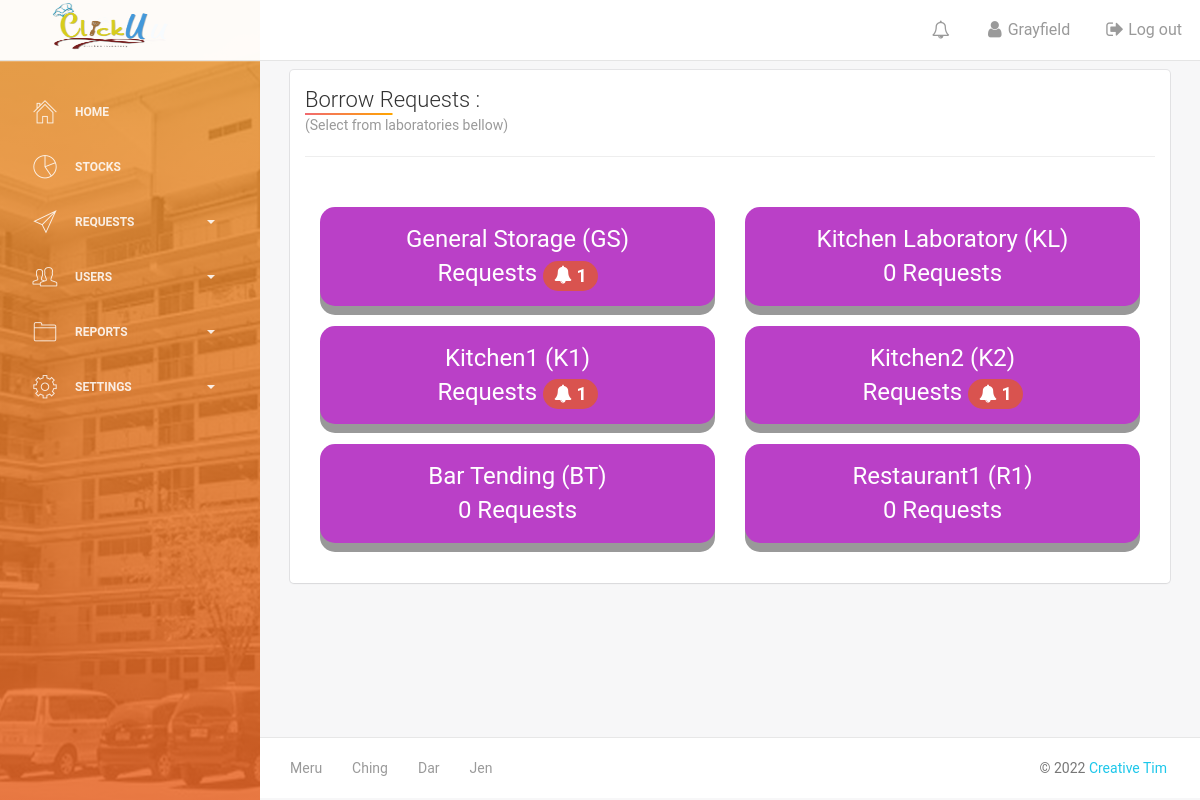
The app's page /borrow_request_options.php (signed in), older data.
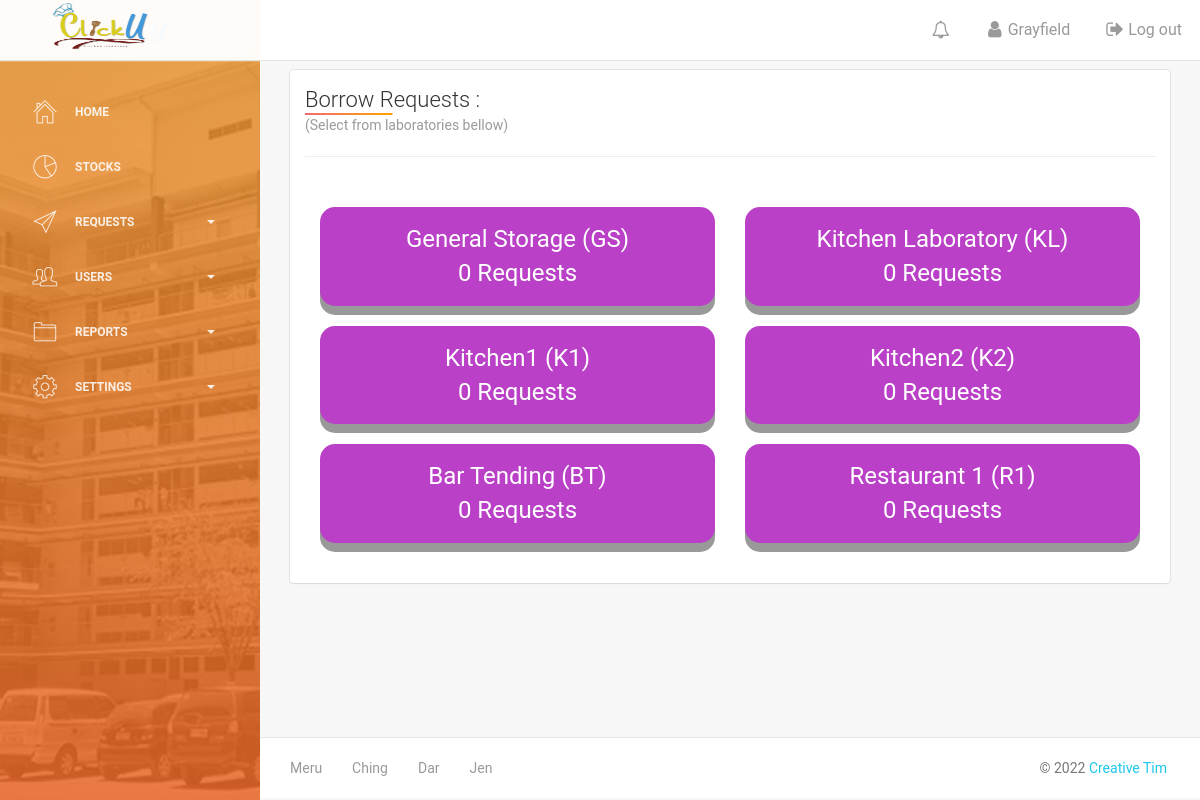
The same page, newer data.
### tables this page shows
CREATE TABLE `storage` (
  `storage_id` int(100) NOT NULL,
  `storage_name` varchar(50) NOT NULL,
  `initials` varchar(50) NOT NULL
);

### borrow_request_options.php (the view, shortened to what this page needs)
<?php include('header.php'); ?>
<br><br>
<div class="content">
    <div class="container-fluid">
        <div class="row">
            <div class="col-md-12">
                <div class="card">
                    <div class="header">
                        <h4 class="title bol">Borrow Requests : </h4>
                        <p class="category">(Select from laboratories bellow)</p>
                        <hr>
                    </div>
                    <div class="content">
                      <div class="content">
                        <div class="row">
                      <?php
                     $storage_display = mysqli_query($dbcon,"SELECT * FROM storage ")
                       ?>
                       <?php
                     while($row = mysqli_fetch_array($storage_display)) {
                       $stID = $row['storage_id'];
                       $pending="SELECT count(borrower_slip_id) as pending From borrower_slip where storage_id = $stID AND status <= 1";
                          $res=mysqli_query($dbcon,$pending);
                          $val=mysqli_fetch_assoc($res);
                      ?>
                <?php if ($val['pending']>=1){
                   ?>
                   <a href="server.php?action=selectStorageForStaff&id=<?php echo $row['storage_id']; ?>"  style="color:white;">
                   <div class="col-md-6">
                     <div class="button">
                <?php echo $row['storage_name']; ?> (<?php echo $row['initials']; ?>)
                <br>
              <span>Requests</span>
                   <span class="label label-pill label-danger count blink"style="border-radius:20px;"> <i class="fa fa-bell fa-ring"></i>  <?php echo $val['pending']; ?> </span>
                 </div><br>
               </div>
               </a>
                   <?php
                } else {
                  ?>
                 <a href="server.php?action=selectStorageForStaff&id=<?php echo $row['storage_id']; ?>"  style="color:white;">
                  <div class="col-md-6">
                    <div class="button">
                  <?php echo $row['storage_name']; ?> (<?php echo $row['initials']; ?>)
                  <br>
                  <span> 0 Requests </span>
                </div><br>
              </div>
              </a>
                  <?php
                }?>
      <?php } ?>
    </div>
  </div>
</div>
  </div>
    </div>
      </div>
        </div>
          </div>
<?php include('footer.php') ?>

### header.php (shortened to what this page needs)
<?php require('server.php');  $currURL = basename($_SERVER['REQUEST_URI']); ?>
<?php include('functions.php'); ?>
<!doctype html>
<html lang="en">
<head>
    <link href="assets/css/style.css" rel="stylesheet" />
    <link href="assets/css/bootstrap.min.css" rel="stylesheet" />
    <link href="assets/css/animate.min.css" rel="stylesheet"/>
    <link href="assets/css/light-bootstrap-dashboard.css?v=1.4.0" rel="stylesheet"/>
    <link href="assets/css/font-awesome.min.css" rel="stylesheet">
  <link href="http://maxcdn.bootstrapcdn.com/font-awesome/4.2.0/css/font-awesome.min.css" rel="stylesheet">
    <link href="assets/css/pe-icon-7-stroke.css" rel="stylesheet" />
	<link rel="stylesheet" href="http://code.jquery.com/ui/1.9.1/themes/base/jquery-ui.css" />
</head>
<body onload = "setTimeout(checkCookie,1000);">
<?php
	 $id = $_SESSION['user']['user_id'];
	 $result = "SELECT
									a.user_id,a.fname,
									b.user_id,b.account_type_id
								 FROM users a
								 LEFT JOIN user_settings b on a.user_id = b.user_id
								 where b.user_id = '$id'";
		$check = mysqli_query($dbcon,$result);
		$rows = mysqli_fetch_array($check);
 ?>
 <?php
 if ($rows['account_type_id']<=2) { ?>
	 <div class="wrapper" class="active" >
	     <div class="sidebar" data-color="orange" data-image="assets/img/uc.jpg">
	     	<div class="sidebar-wrapper">
	             <div class="logo">
	                 <a href="#" class="simple-text">
	                 </a>
	             </div>
	             <ul class="nav">
	 							<li class="<?php echo $currURL =='dean_home.php' ? "active" : ""; ?>">
	 								 <a href="dean_home.php"class=" ">
	 											<i class="pe-7s-home"></i>
	 											<p>Home</p>
	 									</a>
	 							</li>
 	 							<li class="<?php echo $currURL =='kitchen_staff_home.php' ? "active" : ""; ?>">
 	 								 <a href="kitchen_staff_home.php"class=" ">
 	 											<i class="pe-7s-graph"></i>
 	 											<p>Stocks</p>
 	 									</a>
 	 							</li>
									 <li class="<?php echo $currURL =='new_arrival_admin_approval.php'||$currURL =='dean_borrow_requests.php' ? "active" :" "; ?>">
									 <a href="#submenu2" data-toggle="collapse" aria-expanded="false" >
									 <i class="pe-7s-paper-plane"></i>
									 <p class="menu-collapsed">Requests <span class="label label-pill label-danger count-admin blink"style="border-radius:10px;"></span>
									 <b class="caret"></b>
									 </p>
									</a>
									 </li>
					 <li class="<?php echo $currURL =='userprofile.php'|| $currURL =='create_account.php?session_account_dropdowns' ? "active" :" "; ?>">
					 <a href="#submenu1" data-toggle="collapse" aria-expanded="false" >
					 <i class="pe-7s-users"></i>
					 <p class="menu-collapsed">Users <span class="label label-pill label-danger"style="border-radius:10px;"></span>
					 <b class="caret"></b>
					 </p>
					</a>
					 </li>
									 <li class=" <?php echo $currURL =='admin_view_reports.php?report'|| $currURL =='inventory_admin.php?inventory_rep'? "active" : ""; ?>">
					 				 <a href="#submenu4" data-toggle="collapse" aria-expanded="false" >
					 				 <div class="d-flex w-100 justify-content-start align-items-center">
					 				 <i class="pe-7s-folder"></i>
					 				 <p class="menu-collapsed">Reports
					 				 <b class="caret"></b>
					 				 </p>
					 				</div>
					 				</a>
					 				 </li>
               <li class=" <?php echo $currURL =='manage_storages.php?manage_stor'|| $currURL =='manage_departments.php'? "active" : ""; ?>">
                <a href="#submenu5" data-toggle="collapse" aria-expanded="false" >
                <div class="d-flex w-100 justify-content-start align-items-center">
                <i class="pe-7s-config"></i>
                <p class="menu-collapsed">Settings
                <b class="caret"></b>
                </p>
               </div>
               </a>
                </li>
	             </ul>
	     	</div>
	     </div>
	     <div class="main-panel">
	         <nav class="navbar navbar-default navbar-fixed-top">
	             <div class="container-fluid">
	                 <div class="navbar-header">
	                  <img src="assets/img/click_U.png"style="width:100px;height:50px;margin-left:35%;margin-top:1%;">
	                 </div>
	                 <div class="collapse navbar-collapse">
	                     <ul class="nav navbar-nav navbar-right">
                         <li class="dropdown">
                          <a href="#" class="dropdown-toggle notif-count" data-toggle="dropdown"><span class="fa fa-bell-o" style="font-size:18px;"></span> </a>
                          </li>
	                         <li>
	                            <a href="userprofile.php"id="toggle">
	                                    <p ><i class="fa fa-user "></i> <?php echo $_SESSION['username']; ?></p>
	                             </a>
	                         </li>
	                         <li>
	                             <a href="logout.php">
	                                 <p><i class="fa fa-sign-out "></i> Log out</p>
	                             </a>
	                         </li>
	                     </ul>
	                 </div>
	             </div>
	         </nav>
<?php } ?>

### footer.php (shortened to what this page needs)
<br>
<footer class="footer">
    <div class="container-fluid">
        <nav class="pull-left">
            <ul>
                <li>
                    <a href="#">
                        Meru
                    </a>
                </li>
                <li>
                    <a href="#">
                        Ching
                    </a>
                </li>
                <li>
                    <a href="#">
                        Dar
                    </a>
                </li>
                <li>
                    <a href="#">
                       Jen
                    </a>
                </li>
            </ul>
        </nav>
        <p class="copyright pull-right">
            &copy; <script>document.write(new Date().getFullYear())</script> <a href="http://www.creative-tim.com">Creative Tim</a>
        </p>
    </div>
</footer>
</div>
</div>
</body>
</html>

### assets/css/style.css (style rules this page uses)
.title { color: #F16A70; display: inline-block; font-size: 30; text-decoration: none; background-image: linear-gradient(to right, #F16A70, orange); background-position: bottom left; background-repeat: no-repeat; background-size: 50% 2px; transition: background-size .5s ease; }
.blink { animation: blink 2s steps(5, start) infinite; -webkit-animation: blink 1s steps(5, start) infinite; }

### borrow_request_options.php (style rules this page uses)
.button { padding: 15px 25px; font-size: 24px; text-align: center; cursor: pointer; outline: none; color: #fff; background-color: #ba40c7; border: none; border-radius: 15px; box-shadow: 0 9px #999; }

Row changes from the older to the newer data that the page shows:
removed storage: storage_name "Restaurant1", initials "R1"
shown differently, row unchanged: storage "General Storage": pending "1" → (not shown); text "Requests" → "0 Requests"
shown differently, row unchanged: storage "Kitchen1": pending "1" → (not shown); text "Requests" → "0 Requests"
shown differently, row unchanged: storage "Kitchen2": pending "1" → (not shown); text "Requests" → "0 Requests"
added storage: storage_name "Restaurant 1", initials "R1"
